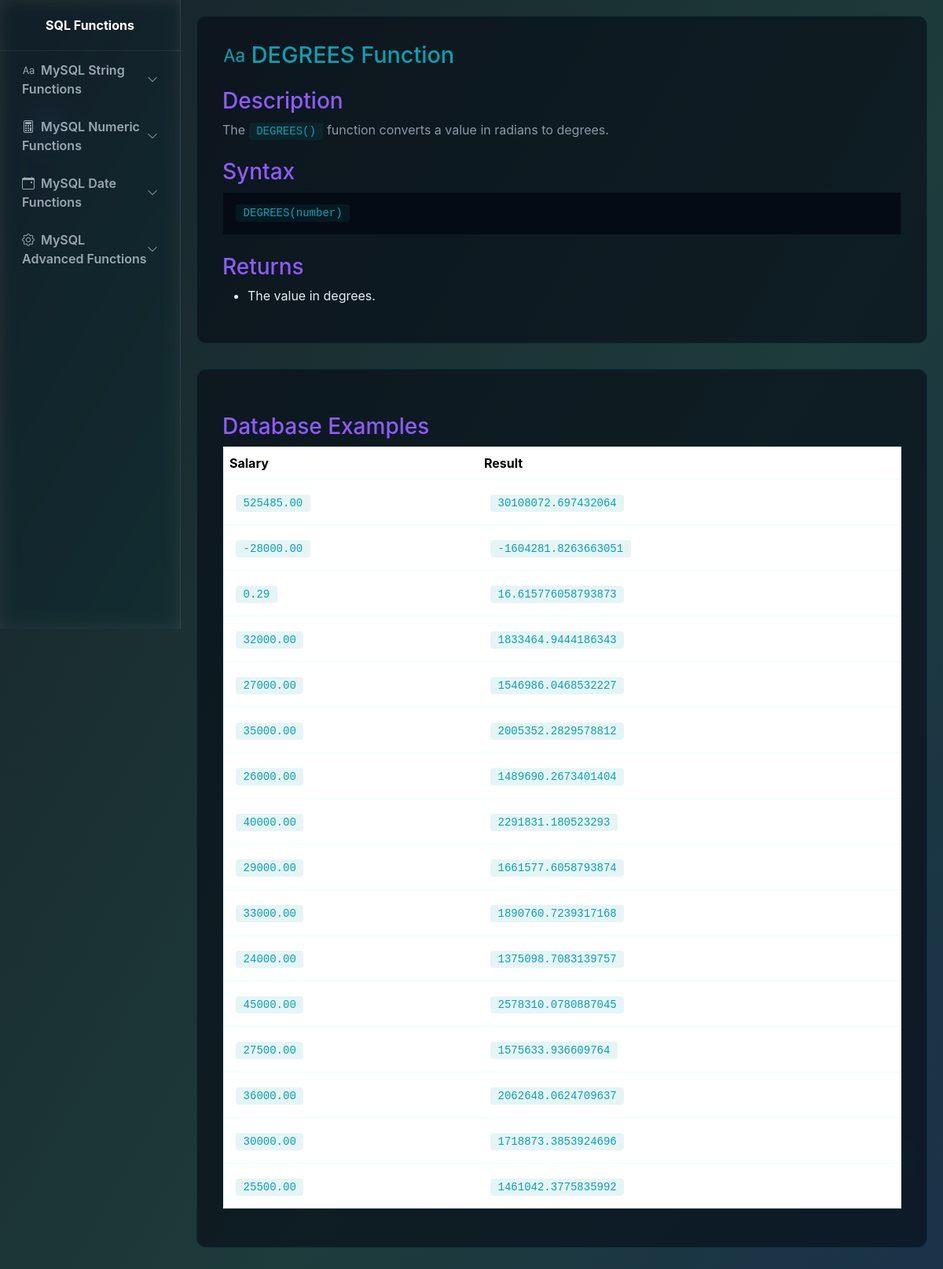
The app's page /pages/numeric/degrees.php with its own data.
### tables this page shows
CREATE TABLE `employee` (
  `ID` int(11) NOT NULL,
  `Name` varchar(50) NOT NULL,
  `Department` varchar(50) NOT NULL,
  `Salary` decimal(10,2) NOT NULL,
  `Hire_Date` date NOT NULL
);

### pages/numeric/degrees.php (the view, shortened to what this page needs)
<!DOCTYPE html>
<html lang="en">
<head>
  <link href="https://cdn.jsdelivr.net/npm/bootstrap@5.3.2/dist/css/bootstrap.min.css" rel="stylesheet">
  <link href="https://cdn.jsdelivr.net/npm/bootstrap-icons@1.10.5/font/bootstrap-icons.css" rel="stylesheet">
    <link href="../../style.css" rel="stylesheet">
</head>
<body>
  <aside class="sidebar" id="sidebar">
    <div class="brand">
      <div class="fw-bold">SQL Functions</div>
    </div>
    <nav class="px-2">
      <a class="nav-link d-flex justify-content-between align-items-center"
         data-bs-toggle="collapse" href="#stringFunctions" role="button"
         aria-expanded="false" aria-controls="stringFunctions">
        <span><i class="bi bi-type me-2"></i>MySQL String Functions</span>
        <i class="bi bi-chevron-down small"></i>
      </a>
      <a class="nav-link d-flex justify-content-between align-items-center"
         data-bs-toggle="collapse" href="#numericFunctions" role="button"
         aria-expanded="false" aria-controls="numericFunctions">
        <span><i class="bi bi-calculator me-2"></i>MySQL Numeric Functions</span>
        <i class="bi bi-chevron-down small"></i>
      </a>
      <a class="nav-link d-flex justify-content-between align-items-center"
         data-bs-toggle="collapse" href="#dateFunctions" role="button"
         aria-expanded="false" aria-controls="dateFunctions">
        <span><i class="bi bi-calendar-event me-2"></i>MySQL Date Functions</span>
        <i class="bi bi-chevron-down small"></i>
      </a>
      <a class="nav-link d-flex justify-content-between align-items-center"
         data-bs-toggle="collapse" href="#advancedFunctions" role="button"
         aria-expanded="false" aria-controls="advancedFunctions">
        <span><i class="bi bi-gear me-2"></i>MySQL Advanced Functions</span>
        <i class="bi bi-chevron-down small"></i>
      </a>
    </nav>
  </aside>
<div class="page-content">
  <div class="function-card">
    <h2><i class="bi bi-type me-2"></i>DEGREES Function</h2>
    <h3>Description</h3>
    <p>The <code>DEGREES()</code> function converts a value in radians to degrees.</p>
    <h3>Syntax</h3>
    <pre><code>DEGREES(number)</code></pre>
    <h3>Returns</h3>
    <ul style="color: #e6eef3;">
      <li>The value in degrees.</li>
    </ul>
  </div>
  <div class="function-card">
    <h3>Database Examples</h3>
    <table class="table example-table">
      <thead>
        <tr>
          <th>Salary</th>
          <th>Result</th>
        </tr>
      </thead>
      <tbody>
        <?php
          include "../../config.php";
              $sql = "SELECT ID, Name, Salary, DEGREES(Salary) AS result FROM employee LIMIT 20";
              $result = $conn->query($sql);
              if ($result) {
                while ($row = $result->fetch_assoc()) {
                  echo "<tr>";
                  echo "<td><code>" . htmlspecialchars($row['Salary']) . "</code></td>";
                  echo "<td><code>" . htmlspecialchars($row['result']) . "</code></td>";
                  echo "</tr>";
                }
              } else {
                echo "<tr><td colspan=\"4\">Query error: " . htmlspecialchars($conn->error) . "</td></tr>";
              }
        ?>
      </tbody>
    </table>
  </div>
</body>
</html>

### style.css (style rules this page uses)
:root { --bg:#0B0F16; --card: rgba(255,255,255,0.05); --glass: rgba(255, 255, 255, 0.06); --glass1: rgba(13, 43, 70, 0.712); --accent1:#00E5FF; --accent2:#8E5CFF; --accent3:#0ca0b1; --muted:#9AA7B2; --glass-border: rgba(255,255,255,0.08); --cardA: rgba(69, 47, 140, 0.701); }
body { margin: 0; font-family: Inter, system-ui, -apple-system, "Segoe UI", Roboto, "Helvetica Neue", Arial; color: #e6eef3; min-height: 100vh; background: radial-gradient(600px 400px at 10% 10%, rgba(92,110,255,0.06), transparent 8%), radial-gradient(700px 450px at 90% 90%, rgba(0,229,168,0.04), transparent 8%); position: relative; overflow-x: hidden; }
.sidebar { width: 230px; position: fixed; height: 100vh; top: 0; left: 0; background: var(--glass); backdrop-filter: blur(10px) saturate(120%); border-right: 1px solid var(--glass-border); color: white; display: flex; flex-direction: column; transition: all .3s ease; z-index: 3000; overflow: hidden; }
.sidebar .brand { text-align: center; padding: 20px; border-bottom: 1px solid var(--glass-border); }
.sidebar nav { flex: 1; overflow-y: auto; padding-bottom: 20px; }
.sidebar nav a, .sidebar nav .nav-link { display: block; color: var(--muted); padding: 12px 20px; text-decoration: none; font-weight: 600; border-radius: 8px; transition: all .2s; }
.page-content { margin-left: 230px; padding: 20px; background: transparent; transition: margin-left .3s; }
h2, h3, h5, h6 { color: var(--accent1); }
.function-card { background: rgba(6, 11, 20, 0.6); border: 1px solid rgba(0, 229, 255, 0.1); border-radius: 12px; padding: 2rem; margin-bottom: 2rem; }
.function-card h2 { color: var(--accent3); font-size: 1.8rem; }
.function-card h3 { color: var(--accent2); margin-top: 1.5rem; }
.function-card p { color: #8a9aaa; }
.function-card code { background: rgba(0, 155, 155, 0.1); color: var(--accent3); padding: 0.2rem 0.6rem; border-radius: 4px; font-family: "Courier New", monospace; }
.function-card pre { background: rgba(6, 11, 20, 0.9); border: 1px solid rgba(0, 229, 255, 0.08); padding: 1rem; overflow-x: auto; color: var(--accent3); }
.example-table { background: rgba(6, 11, 20, 0.5); border: 1px solid rgba(0, 229, 255, 0.08); border-radius: 8px; }
.example-table thead { background: rgba(6, 11, 20, 0.8); color: var(--accent3); }
.example-table td { color: #7a8a99; padding: 1rem; }

### records on screen
employee: Salary "525485.00", result "30108072.697432064"
employee: Salary "-28000.00", result "-1604281.8263663051"
employee: Salary "0.29", result "16.615776058793873"
employee: Salary "32000.00", result "1833464.9444186343"
employee: Salary "27000.00", result "1546986.0468532227"
employee: Salary "35000.00", result "2005352.2829578812"
employee: Salary "26000.00", result "1489690.2673401404"
employee: Salary "40000.00", result "2291831.180523293"
employee: Salary "29000.00", result "1661577.6058793874"
employee: Salary "33000.00", result "1890760.7239317168"
employee: Salary "24000.00", result "1375098.7083139757"
employee: Salary "45000.00", result "2578310.0780887045"
employee: Salary "27500.00", result "1575633.936609764"
employee: Salary "36000.00", result "2062648.0624709637"
employee: Salary "30000.00", result "1718873.3853924696"
employee: Salary "25500.00", result "1461042.3775835992"
